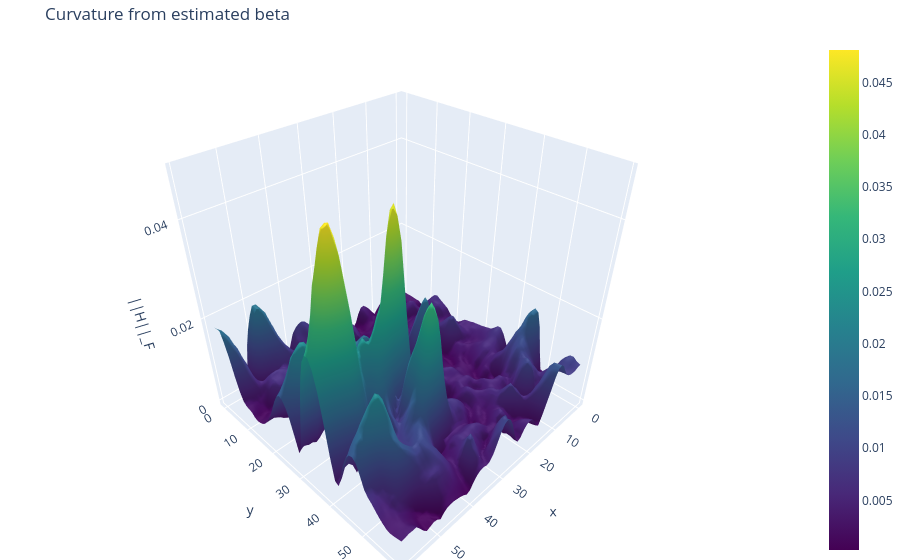
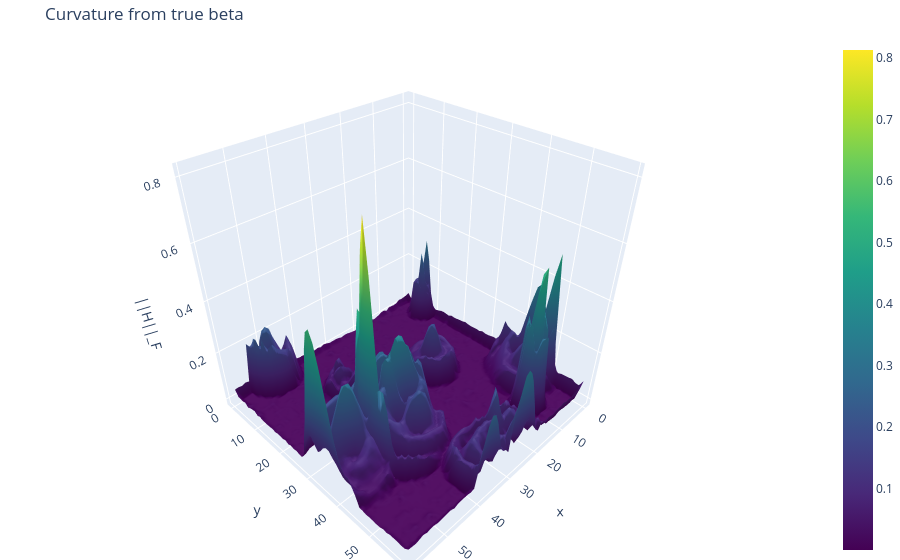

Write notebook code for charts like these, in order.
### Markdown cell above
#### Hessian Frobenius norm and 3D visualization

To obtain a single, rotation-invariant measure of local second-order variation,
the Hessian matrix at each location is summarized using its Frobenius norm.

This scalar quantity provides a compact proxy for local curvature intensity
and facilitates spatial visualization and comparison across locations.

The resulting curvature surface is visualized as a 3D surface to assess
whether the inferred second-order structure reflects meaningful spatial patterns
rather than numerical artifacts.

### Code cell
import plotly.graph_objects as go


def plot_curvature_surface(
    H_frob,
    X,
    Y,
    title="Local curvature proxy (Hessian Frobenius norm)",
    colorscale="Viridis",
):
    """
    Plot a 3D surface of the Hessian Frobenius norm.

    Parameters
    ----------
    H_frob : ndarray (nx, ny)
        Curvature proxy surface.
    X, Y : ndarray (nx, ny)
        Coordinate grids.
    """

    fig = go.Figure(
        data=[
            go.Surface(
                x=X,
                y=Y,
                z=H_frob,
                colorscale=colorscale,
                showscale=True,
            )
        ]
    )

    fig.update_layout(
        title=title,
        scene=dict(
            xaxis_title="x",
            yaxis_title="y",
            zaxis_title="||H||_F",
        ),
        margin=dict(l=0, r=0, b=0, t=40),
    )

    fig.show()


# Estimated beta from GWR
plot_curvature_surface(
    H_hat, X, Y,
    title="Curvature from estimated beta"
)

# True beta (simulation)
plot_curvature_surface(
    H_true, X, Y,
    title="Curvature from true beta"
)

### Figure 1 — Plotly figure (JSON) as saved in the notebook; plotly's stock layout.template omitted (floating-point values rounded to 4 significant figures; data arrays with more than 128 entries replaced by an {"elided": "..."} marker saying what was removed)
{"data": [{"colorscale": [[0, "#440154"], [0.1111, "#482878"], [0.2222, "#3e4989"], [0.3333, "#31688e"], [0.4444, "#26828e"], [0.5556, "#1f9e89"], [0.6667, "#35b779"], [0.7778, "#6ece58"], [0.8889, "#b5de2b"], [1, "#fde725"]], "showscale": true, "type": "surface", "x": {"elided": "60x60 float values"}, "y": {"elided": "60x60 float values"}, "z": {"elided": "60x60 float values"}}], "layout": {"margin": {"b": 0, "l": 0, "r": 0, "t": 40}, "scene": {"xaxis": {"title": {"text": "x"}}, "yaxis": {"title": {"text": "y"}}, "zaxis": {"title": {"text": "||H||_F"}}}, "title": {"text": "Curvature from estimated beta"}}}

### Figure 2 — Plotly figure (JSON) as saved in the notebook; plotly's stock layout.template omitted (floating-point values rounded to 4 significant figures; data arrays with more than 128 entries replaced by an {"elided": "..."} marker saying what was removed)
{"data": [{"colorscale": [[0, "#440154"], [0.1111, "#482878"], [0.2222, "#3e4989"], [0.3333, "#31688e"], [0.4444, "#26828e"], [0.5556, "#1f9e89"], [0.6667, "#35b779"], [0.7778, "#6ece58"], [0.8889, "#b5de2b"], [1, "#fde725"]], "showscale": true, "type": "surface", "x": {"elided": "60x60 float values"}, "y": {"elided": "60x60 float values"}, "z": {"elided": "60x60 float values"}}], "layout": {"margin": {"b": 0, "l": 0, "r": 0, "t": 40}, "scene": {"xaxis": {"title": {"text": "x"}}, "yaxis": {"title": {"text": "y"}}, "zaxis": {"title": {"text": "||H||_F"}}}, "title": {"text": "Curvature from true beta"}}}
